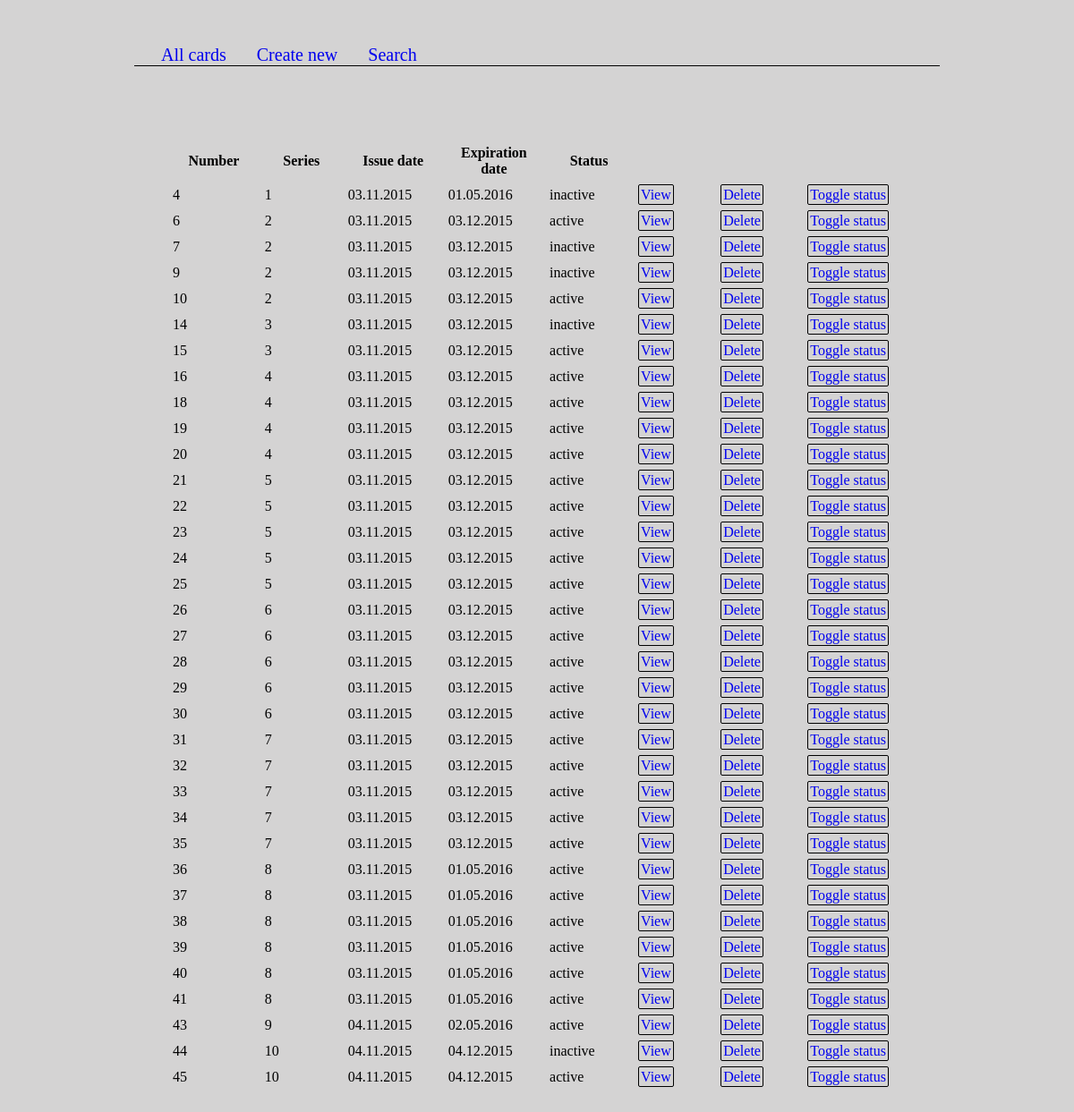
The page / on the database its author committed.
### tables this page shows
CREATE TABLE IF NOT EXISTS `cards` (
  `number` bigint(20) NOT NULL AUTO_INCREMENT,
  `series` int(11) NOT NULL,
  `issue_date` timestamp NOT NULL DEFAULT CURRENT_TIMESTAMP,
  `expiration_date` datetime DEFAULT NULL,
  `status` tinyint(4) NOT NULL DEFAULT '1',
  PRIMARY KEY (`number`),
  KEY `series` (`series`)
);

### index.php (called while the page is built)
<?php
include "functions.php";
include_once "header.php";
include "cards.php";
include_once "footer.php";
?>

### functions.php (the view, shortened to what this page needs)
<?php
function getRowHtml($row){
    $html = "";
    $html .= makeTableData($row["number"], 'number');
    $html .= makeTableData($row["series"], 'series');
    $html .= makeTableData( date("d.m.Y", $row["issue_date"]), 'issue' );
    $html .= makeTableData( date("d.m.Y", $row["exp_date"]), 'exp' );
    $html .= makeTableData($row["status"], 'status');
    $html .= makeTableDataButton("view", $row["number"], 'view');
    $html .= makeTableDataButton("delete", $row["number"], 'delete');
    $html .= makeTableDataButton("activate", $row["number"], 'toggle');
    $html = "<tr id='".$row['number']."'>" . $html . "</tr>";
    return $html;
}
function makeTableData($data, $class ){
    $html = "<td class='". $class ."''>".$data."</td>";
    return $html;
}
function makeTableDataButton($type, $id){
    if($type == "view"){
        return "<td> <a class='submit_button' style='width: 50px;' href='profile.php?id=$id'>View</a></td>";
    } else if($type == "delete"){
        return "<td> <a class='submit_button delete' style='width: 50px;' href='javascript:void(0);'>Delete</a></td>";
    } else if($type == "activate"){
        return "<td class='wide'> <a class='submit_button toggle' style='width: 50px;' href='javascript:void(0);'>Toggle status</a></td>";
    }
}
function getCardList($series, $status, $number, $issue, $exp){
    $conn = getConnection();
    $query_base = "SELECT number, series, UNIX_TIMESTAMP(issue_date) issue_date, UNIX_TIMESTAMP(expiration_date) exp_date, ".
                    "(SELECT name FROM card_status_type WHERE id = status) status FROM cards ";
    $query_where = "";
    $query = $query_base . ($query_where != "" ? "WHERE ". $query_where : "" ) . " ORDER BY number ASC";
    $stmt = $conn->query($query);
    $data = $stmt->fetchAll();
    return $data;
}
function getConnection(){
    try {
        $conn = new PDO('mysql:host=localhost;dbname=cards_db', "cards_admin", "admin_pass");
        $conn->setAttribute(PDO::ATTR_ERRMODE, PDO::ERRMODE_EXCEPTION);
    } catch(PDOException $e) {
        echo 'ERROR: ' . $e->getMessage();
    }
    return $conn;
}

### header.php (shortened to what this page needs)
<!DOCTYPE html>
<head>
    <link rel="stylesheet" href="style.css" type="text/css">
</head>
<body>
<div id="header">
    <div id="menu">
        <div id="content">
            <a href="index.php">All cards</a>
            <a href="create_form.php">Create new</a>
            <a href="search.php">Search</a>
        </div>
    </div>
</div>
<div id="body">

### cards.php (shortened to what this page needs)
<?php
$series = (isset($series) && $series != "" && !is_null($series) ? $series : null);
$status = (isset($status) && $status != "" && !is_null($status) ? $status : null);
$number = (isset($number) && $number != "" && !is_null($number) ? $number : null);
$issue = (isset($issue) && $issue != "" && !is_null($issue) ? $issue : null);
$exp = (isset($exp) && $exp != "" && !is_null($exp) ? $exp : null);
$data = getCardList($series, $status, $number, $issue, $exp);
?>
<table id="cards_table" cellspacing="5" cellpadding="3">
    <thead>
    <tr>
        <th>Number</th>
        <th>Series</th>
        <th>Issue date</th>
        <th>Expiration date</th>
        <th>Status</th>
        <th></th>
        <th></th>
        <th class="wide"></th>
    </tr>
    </thead>
    <tbody>
    <?php
    foreach($data as $row){
        $row_html = getRowHtml($row);
        echo $row_html;
    }
    ?>
    </tbody>
</table>

### footer.php (shortened to what this page needs)
        </div>
    </body>
</html>

### style.css (style rules this page uses)
body { width: 900px; margin: 0 auto; margin-top: 50px; background-color: #d4d3d3; }
#body { padding: 20px; }
#menu a { margin-left: 30px; font-size: 20px; text-decoration: none; }
#menu { border-bottom: 1px solid black; margin-bottom: 15px; }
#cards_table { margin-top: 30px; padding: 15px; }
#cards_table td, #cards_table th { width: 150px; }
.submit_button { text-decoration: none; border:1px solid black; border-radius: 2px; padding: 2px; }
#cards_table td.wide, #cards_table th.wide { width: 200px; }

### rows shown on the page
cards: number "4 1 03.11.2015 01.05.2016 inactive"
cards: number "6 2 03.11.2015 03.12.2015 active"
cards: number "7 2 03.11.2015 03.12.2015 inactive"
cards: number "9 2 03.11.2015 03.12.2015 inactive"
cards: number "10 2 03.11.2015 03.12.2015 active"
cards: number "14 3 03.11.2015 03.12.2015 inactive"
cards: number "15 3 03.11.2015 03.12.2015 active"
cards: number "16 4 03.11.2015 03.12.2015 active"
cards: number "18 4 03.11.2015 03.12.2015 active"
cards: number "19 4 03.11.2015 03.12.2015 active"
cards: number "20 4 03.11.2015 03.12.2015 active"
cards: number "21 5 03.11.2015 03.12.2015 active"
cards: number "22 5 03.11.2015 03.12.2015 active"
cards: number "23 5 03.11.2015 03.12.2015 active"
cards: number "24 5 03.11.2015 03.12.2015 active"
cards: number "25 5 03.11.2015 03.12.2015 active"
cards: number "26 6 03.11.2015 03.12.2015 active"
cards: number "27 6 03.11.2015 03.12.2015 active"
cards: number "28 6 03.11.2015 03.12.2015 active"
cards: number "29 6 03.11.2015 03.12.2015 active"
cards: number "30 6 03.11.2015 03.12.2015 active"
cards: number "31 7 03.11.2015 03.12.2015 active"
cards: number "32 7 03.11.2015 03.12.2015 active"
cards: number "33 7 03.11.2015 03.12.2015 active"
cards: number "34 7 03.11.2015 03.12.2015 active"
cards: number "35 7 03.11.2015 03.12.2015 active"
cards: number "36 8 03.11.2015 01.05.2016 active"
cards: number "37 8 03.11.2015 01.05.2016 active"
cards: number "38 8 03.11.2015 01.05.2016 active"
cards: number "39 8 03.11.2015 01.05.2016 active"
cards: number "40 8 03.11.2015 01.05.2016 active"
cards: number "41 8 03.11.2015 01.05.2016 active"
cards: number "43 9 04.11.2015 02.05.2016 active"
cards: number "44 10 04.11.2015 04.12.2015 inactive"
cards: number "45 10 04.11.2015 04.12.2015 active"
